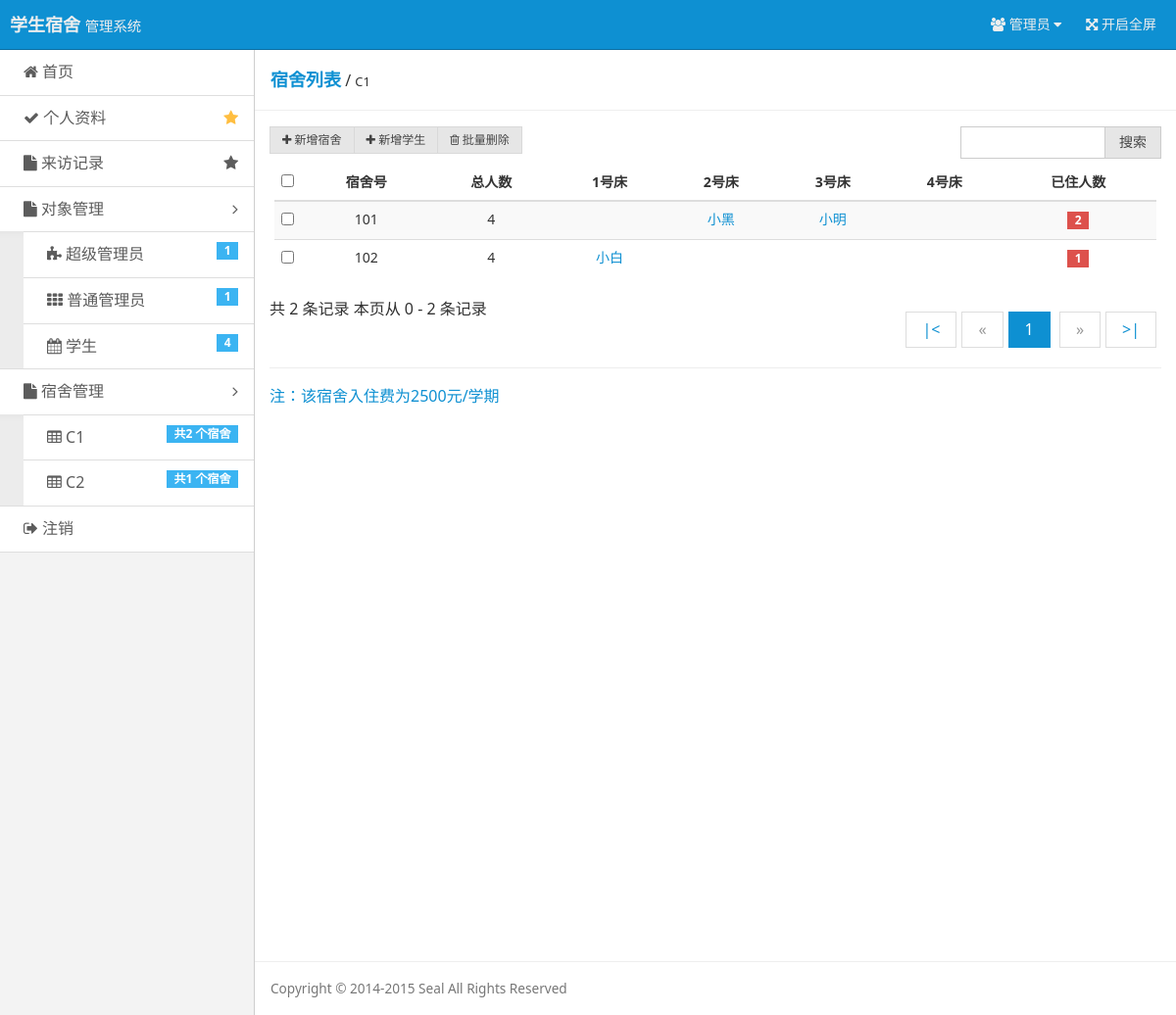
/?r=show-dormitories&db_id=1 (signed in), run on the app's committed database.
### tables this page shows
CREATE TABLE `build`  (
  `Build_Name` varchar(16) NOT NULL COMMENT '宿舍名',
  `Build_Id` varchar(16) NOT NULL COMMENT '宿舍楼',
  `Build_Price` varchar(16) NOT NULL COMMENT '宿舍单价',
  PRIMARY KEY (`Build_Name`) USING BTREE
);

CREATE TABLE `dormitory`  (
  `Dor_Id` varchar(16) NOT NULL COMMENT '宿舍id',
  `Dor_No` varchar(16) NOT NULL COMMENT '宿舍编号',
  `Dor_BedNum` varchar(16) NOT NULL COMMENT '床位数',
  `Dor_Person` varchar(16) NOT NULL COMMENT '已入住人数',
  `Build_Id` varchar(16) NOT NULL COMMENT '归属宿舍楼',
  PRIMARY KEY (`Dor_Id`) USING BTREE
);

CREATE TABLE `student`  (
  `Stu_No` varchar(16) NOT NULL COMMENT '学号',
  `Stu_Sex` varchar(16) NOT NULL COMMENT '性别',
  `Stu_Age` varchar(16) NOT NULL COMMENT '年龄',
  `Stu_Grade` varchar(16) NOT NULL COMMENT '年级',
  `Stu_Department` varchar(16) NOT NULL COMMENT '院系',
  `Stu_Phone` varchar(16) NOT NULL COMMENT '电话',
  `Dor_Id` varchar(16) NOT NULL COMMENT '宿舍id',
  `Dor_DedNum` varchar(16) NOT NULL COMMENT '床号',
  PRIMARY KEY (`Stu_No`) USING BTREE
);

CREATE TABLE `user`  (
  `user_Num` varchar(16) NOT NULL COMMENT '用户编号',
  `Id` varchar(16) NOT NULL COMMENT '用户编号，如果是学生请输入学号',
  `UserName` varchar(16) NOT NULL COMMENT '姓名',
  `Password` varchar(16) NOT NULL COMMENT '登陆密码',
  `Power` varchar(16) NOT NULL COMMENT '用户权限',
  PRIMARY KEY (`Id`) USING BTREE
);

### index.php (called while the page is built, shortened)
<?php
$action = $_GET['r'] == '' ? 'login' : $_GET['r'];
include('pages/' . $action . '.php');

### include/checklogin.php (called while the page is built, shortened)
<?php
$user = $_COOKIE ['user'];
$user_power = $_COOKIE ['user_power'];
if($user == ""){
    header("Location: ?r=login");
    exit();
}else{
    $query = "SELECT * FROM user WHERE Id = '$user'";
    $result = mysqli_query($conn, $query);
    $users = mysqli_fetch_array($result);
    switch ($user_power){
        case 1:
            $user_no = $users ['Id'];
            break;
    }
}
?>

### tools/tool_database.php (called while the page is built, shortened)
<?php
function queryDorBuildNameById($conn, $dor_id)
{
    $db_query = "SELECT Build_Name FROM build WHERE Build_Id='$dor_id' ORDER BY Build_Id";
    $db_result = mysqli_query($conn,$db_query) or die ('SQL语句有误：' . mysqli_error($conn));
    $db = mysqli_fetch_array($db_result);
    return $db['Build_Name'];
}
function queryDorBuildPriceById($conn, $dor_id)
{
    $dor_build_query = "SELECT Build_Price FROM build WHERE Build_Id='$dor_id' ORDER BY Build_Id";
    $dor_build_result = mysqli_query($conn,$dor_build_query) or die ('SQL语句有误：' . mysqli_error($conn));
    $dor_build = mysqli_fetch_array($dor_build_result);
    return $dor_build['Build_Price'];
}
function queryNameByUno($conn, $u_no)
{
    $users_query = "SELECT UserName FROM user WHERE Id='$u_no' ORDER BY Id DESC";
    $users_result = mysqli_query($conn,$users_query) or die ('SQL语句有误：' . mysqli_error($conn));
    $users = mysqli_fetch_array($users_result);
    return $users['UserName'];
}
?>

### pages/show-dormitories.php (the view, shortened to what this page needs)
<?php
require 'connect/database.php';
require 'include/checklogin.php';
require 'tools/tool_database.php';
$dor_id = $_GET["db_id"];
$dor_name = queryDorBuildNameById($conn,$dor_id);
$num_rec_per_page = 10;
if (isset($_GET["page"])) {
    $page = $_GET["page"];
} else {
    $page = 1;
};
$start_from = ($page - 1) * $num_rec_per_page;
$dor_single_query_page = "SELECT * FROM dormitory WHERE Build_Id='$dor_id' ORDER BY Dor_Id LIMIT {$start_from}, {$num_rec_per_page}";
$dor_single_result_page = mysqli_query($conn,$dor_single_query_page) or die ('SQL语句有误：' . mysqli_error($conn));
$dor_query = "SELECT * FROM dormitory WHERE Build_Id='$dor_id' ORDER BY Dor_Id";
$dor_result = mysqli_query($conn,$dor_query) or die ('SQL语句有误：' . mysqli_error($conn));
$dor_count = mysqli_num_rows($dor_result);
?>
<!doctype html>
<html class="no-js">
<head>
    <link rel="stylesheet" href="assets/css/amazeui.min.css"/>
    <link rel="stylesheet" href="assets/css/admin.css">
</head>
<body>
<header class="am-topbar am-topbar-inverse admin-header">
    <?php require 'tools/header.php'; ?>
</header>
<div class="am-cf admin-main">
    <?php require 'tools/siderbar.php'; ?>
    <div class="admin-content">
        <div class="admin-content-body">
            <div class="am-cf am-padding am-padding-bottom-0">
                <div class="am-fl am-cf"><strong class="am-text-primary am-text-lg">宿舍列表</strong> /
                    <small><?php echo $dor_name ?></small>
                </div>
            </div>
            <hr>
            <div class="am-g">
                <div class="am-u-sm-12 am-u-md-6" <?php if ($user_power == 3) echo 'style="display: none;"' ?>>
                    <div class="am-btn-toolbar">
                        <div class="am-btn-group am-btn-group-xs">
                            <button id="bt_add_dor" type="button" class="am-btn am-btn-default"><span
                                    class="am-icon-plus"></span> 新增宿舍
                            </button>
                            <button id="bt_add_stu" type="button" class="am-btn am-btn-default"><span
                                    class="am-icon-plus"></span> 新增学生
                            </button>
                            <button id="bt_del" type="button" class="am-btn am-btn-default"><span
                                    class="am-icon-trash-o"></span>
                                批量删除
                            </button>
                        </div>
                    </div>
                </div>
                <div class="am-u-sm-12 am-u-md-3">
                    <div class="am-input-group am-input-group-sm">
                        <input type="text" class="am-form-field">
                        <span class="am-input-group-btn">
            <button class="am-btn am-btn-default" type="button">搜索</button>
          </span>
                    </div>
                </div>
            </div>
            <div class="am-g">
                <div class="am-u-sm-12">
                    <form class="am-form">
                        <table class="am-table am-table-striped am-table-hover table-main">
                            <thead>
                            <tr>
                                <th class="table-check"><input type="checkbox"/></th>
                                <th style="text-align: center">宿舍号</th>
                                <th style="text-align: center">总人数</th>
                                <th style="text-align: center">1号床</th>
                                <th style="text-align: center">2号床</th>
                                <th style="text-align: center">3号床</th>
                                <th style="text-align: center">4号床</th>
                                <th style="text-align: center">已住人数</th>
                            </tr>
                            </thead>
                            <tbody>
                            <?php
                            while ($dormitories = mysqli_fetch_array($dor_single_result_page)) {
                                ?>
                                <tr>
                                    <td><input type="checkbox"/></td>
                                    <td align="center"><?php echo $dormitories['Dor_No'] ?></td>
                                    <td align="center"><?php echo $dormitories['Dor_BedNum'] ?></td>
                                    <?php
                                    $dor_query_page = "SELECT dormitory.*, student.Stu_No, student.Dor_DedNum,student.Dor_Id  FROM student, dormitory WHERE dormitory.Build_Id='$dor_id' AND student.Dor_Id=dormitory.Dor_Id  AND student.Dor_Id={$dormitories['Dor_Id']} ORDER BY student.Dor_DedNum LIMIT {$start_from}, {$num_rec_per_page}";
                                    $dor_result_page = mysqli_query($conn,$dor_query_page) or die ('SQL语句有误：' . mysqli_error($conn));
                                    $i = 1;
                                    $isSameDor = false;
                                    while ($i <= 4) {
                                        if (!$isSameDor) {
                                            $dormitories_d = mysqli_fetch_array($dor_result_page);
                                            $isSameDor = true;
                                        }
                                        if ($dormitories_d['Dor_DedNum'] == $i) {
                                            $isSameDor = false;
                                            echo "<td align=\"center\"><a href=\"?r=user-stu&sno={$dormitories_d['Stu_No']}&edit_target=";
                                            if ($dormitories_d['Stu_No'] == $user_no) echo "self"; else if ($user_power == 3) echo "others&sno=$user_no"; else echo "others";
                                            echo "\">";
                                            echo queryNameByUno($conn,$dormitories_d['Stu_No']);
                                            echo "</a></td>";
                                        } else echo "<td align=\"center\"></td>";
                                        $i++;
                                    }
                                    ?>
                                    <td align="center"><?php if ($dormitories['Dor_Person'] >= $dormitories['Dor_BedNum']) echo "<span class=\"am-badge am-badge-success\">已注满</span>"; else echo "<span class=\"am-badge am-badge-danger\">{$dormitories['Dor_Person']}</span>" ?></td>
                                </tr>
                            <?php } ?>
                            </tbody>
                        </table>
                        <div class="am-cf">
                            共 <?php echo $dor_count ?> 条记录
                            <?php
                            if ($start_from + $num_rec_per_page > $dor_count) {
                                echo "本页从 $start_from - $dor_count 条记录";
                            } else {
                                $end_with = $start_from + $num_rec_per_page;
                                echo "本页从 $start_from - $end_with 条记录";
                            }
                            ?>
                            <div class="am-fr">
                                <ul class="am-pagination">
                                    <?php
                                    $total_records = $dor_count;
                                    $total_pages = ceil($total_records / $num_rec_per_page);
                                    echo "<li><a href='?r=show-dormitories&db_id=$dor_id&page=1'>" . '|<' . "</a></li>";
                                    $page_forward = $page - 1;
                                    if ($page_forward > 0) {
                                        echo "<li><a href='?r=show-dormitories&db_id=$dor_id&page=$page_forward'>«</a></li>";
                                    } else {
                                        echo "<li class=\"am-disabled\"><a href='?r=show-dormitories&db_id=$dor_id&page=$page_forward'>«</a></li>";
                                    }
                                    for ($i = 1; $i <= $total_pages; $i++) {
                                        $page_current = "page_current$i";
                                        echo "<li id='$page_current'><a href='?r=show-dormitories&db_id=$dor_id&page=" . $i . "'>" . $i . "</a></li> ";
                                    };
                                    $page_next = $page + 1;
                                    if ($page_next <= $total_pages) {
                                        echo "<li><a href='?r=show-dormitories&db_id=$dor_id&page={$page_next}'>»</a></li>";
                                    } else {
                                        echo "<li class=\"am-disabled\"><a href='?r=show-dormitories&db_id=$dor_id&page=$page_next'>»</a></li>";
                                    }
                                    echo "<li><a href='?r=show-dormitories&db_id=$dor_id&page=$total_pages'>" . '>|' . "</li> ";
                                    ?>
                                </ul>
                            </div>
                        </div>
                        <hr/>
                        <p><a>注：该宿舍入住费为<?php echo queryDorBuildPriceById($conn,$dor_id); ?>元/学期</a></p>
                    </form>
                </div>
            </div>
        </div>
        <footer class="admin-content-footer">
            <?php require 'tools/footer.php'; ?>
        </footer>
    </div>
</div>
    <?php require 'tools/footer.php'; ?>
</body>
</html>

### tools/siderbar.php (shortened to what this page needs)
<?php
require 'connect/database.php';
require 'include/checklogin.php';
$super_admins_query=mysqli_query($conn,"SELECT * FROM `user` WHERE Power=1 ORDER BY user_Num DESC");
$super_admins_count=mysqli_num_rows($super_admins_query);
$normal_admin_query=mysqli_query($conn,"SELECT * FROM `user` WHERE Power=2 ORDER BY user_Num DESC");
$normal_admins_count=mysqli_num_rows($normal_admin_query);
$student_query=mysqli_query($conn,"SELECT * FROM `user` WHERE Power=3 ORDER BY user_Num DESC");
$students_count=mysqli_num_rows($student_query);
$dormitory_builds_query=mysqli_query($conn,"SELECT * FROM build ORDER BY Build_Id ");
?>
<div class="admin-sidebar am-offcanvas" id="admin-offcanvas">
    <div class="am-offcanvas-bar admin-offcanvas-bar">
        <ul class="am-list admin-sidebar-list">
            <?php
            switch ($user_power) {
                case 1 :
                    $judge_href = "?r=superadmin";
                    break;
            }
            ?>
            <li><a href="<?php echo $judge_href ?>"><span class="am-icon-home"></span> 首页</a></li>
            <?php
            switch ($user_power) {
                case 1 :
                    $data_href = "?r=user-admin-super&uno={$users['Id']}";
                    break;
            }
            ?>
            <li><a href="<?php echo $data_href ?>" class="am-cf"><span class="am-icon-check"></span> 个人资料<span class="am-icon-star am-fr am-margin-right admin-icon-yellow"></span></a></li>
            <li <?php if ($user_power == 3) echo 'style="display: none;"' ?>><a href="?r=show-visit" class="am-cf"><span class="am-icon-file"></span> 来访记录<span class="am-icon-star am-fr am-margin-right"></span></a></li>
            <li class="admin-parent" <?php if ($user_power == 3) echo 'style="display: none;"' ?>>
                <a class="am-cf" data-am-collapse="{target: '#collapse-nav'}"><span class="am-icon-file"></span> 对象管理 <span class="am-icon-angle-right am-fr am-margin-right"></span></a>
                <ul class="am-list am-collapse admin-sidebar-sub am-in" id="collapse-nav">
                    <li <?php if ($user_power == 2 || $user_power == 3) echo 'style="display: none;"' ?>><a href="?r=show-admin-super"><span class="am-icon-puzzle-piece"></span> 超级管理员 <span class="am-badge am-badge-secondary am-margin-right am-fr"><?php echo $super_admins_count?></span></a></li>
                    <li <?php if ($user_power == 2 || $user_power == 3) echo 'style="display: none;"' ?>><a href="?r=show-admin-normal"><span class="am-icon-th"></span> 普通管理员<span class="am-badge am-badge-secondary am-margin-right am-fr"><?php echo $normal_admins_count?></span></a></li>
                    <li ><a href="?r=show-stu"><span class="am-icon-calendar"></span> 学生 <span class="am-badge am-badge-secondary am-margin-right am-fr"><?php echo $students_count?></span></a></li>
                </ul>
            </li>
            <li class="admin-parent" <?php if ($user_power == 3) echo 'style="display: none;"' ?>>
                <a class="am-cf" data-am-collapse="{target: '#collapse-nav'}"><span class="am-icon-file"></span> 宿舍管理 <span class="am-icon-angle-right am-fr am-margin-right"></span></a>
                <ul class="am-list am-collapse admin-sidebar-sub am-in" id="collapse-nav">
                    <?php
                    while ($dormitory_builds = mysqli_fetch_array($dormitory_builds_query)) {
                        ?>
                        <li><a href="?r=show-dormitories&db_id=<?php echo $dormitory_builds['Build_Id'] ?>"><span
                                        class="am-icon-table"></span> <?php echo $dormitory_builds['Build_Name'] ?>
                                <span
                                        class="am-badge am-badge-secondary am-margin-right am-fr">共<?php echo mysqli_num_rows(mysqli_query($conn,"SELECT * FROM dormitory d,build b WHERE d.Build_Id = b.Build_Id AND b.Build_Name ='{$dormitory_builds['Build_Name']}' ")) ?>
                                    个宿舍</span></a>
                        </li>
                    <?php } ?>
                </ul>
            </li>
            <li><a href="?r=outlogin"><span class="am-icon-sign-out"></span> 注销</a></li>
        </ul>
    </div>
</div>

### data on the page
build: Build_Name "C1", Build_Name "2", Build_Price "2500"
build: Build_Name "C2", Build_Name "1"
dormitory: Dor_No "101", Dor_BedNum "4", Dor_Person "2"
student: Stu_No.UserName "小黑"
student: Stu_No.UserName "小明"
dormitory: Dor_No "102", Dor_BedNum "4", Dor_Person "1"
student: Stu_No.UserName "小白"

### other printed values
$super_admins_count "1"
$normal_admins_count "1"
$students_count "4"
$dor_count "2"
$start_from "0"
